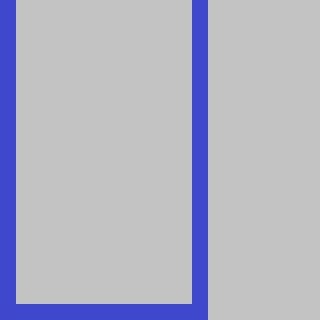

The image is a tile-based game level rendered from a .tmx file. Its description and source (layers, tilesets, objects; grid data summarised) follow:
An orthogonal 20x20 tile map with 16x16 px tiles, 1 tile layer (Tilelaag 1).

<map version="1.0" orientation="orthogonal" renderorder="right-down" width="20" height="20" tilewidth="16" tileheight="16" nextobjectid="1">
 <tileset firstgid="1" name="game_board" tilewidth="16" tileheight="16">
  <image source="game_board.png" width="262" height="132" />
 </tileset>
 <layer name="Tilelaag 1" width="20" height="20">
  <data>[400 cells, 400 non-empty, 36 distinct tile ids]</data>
 </layer>
</map>
